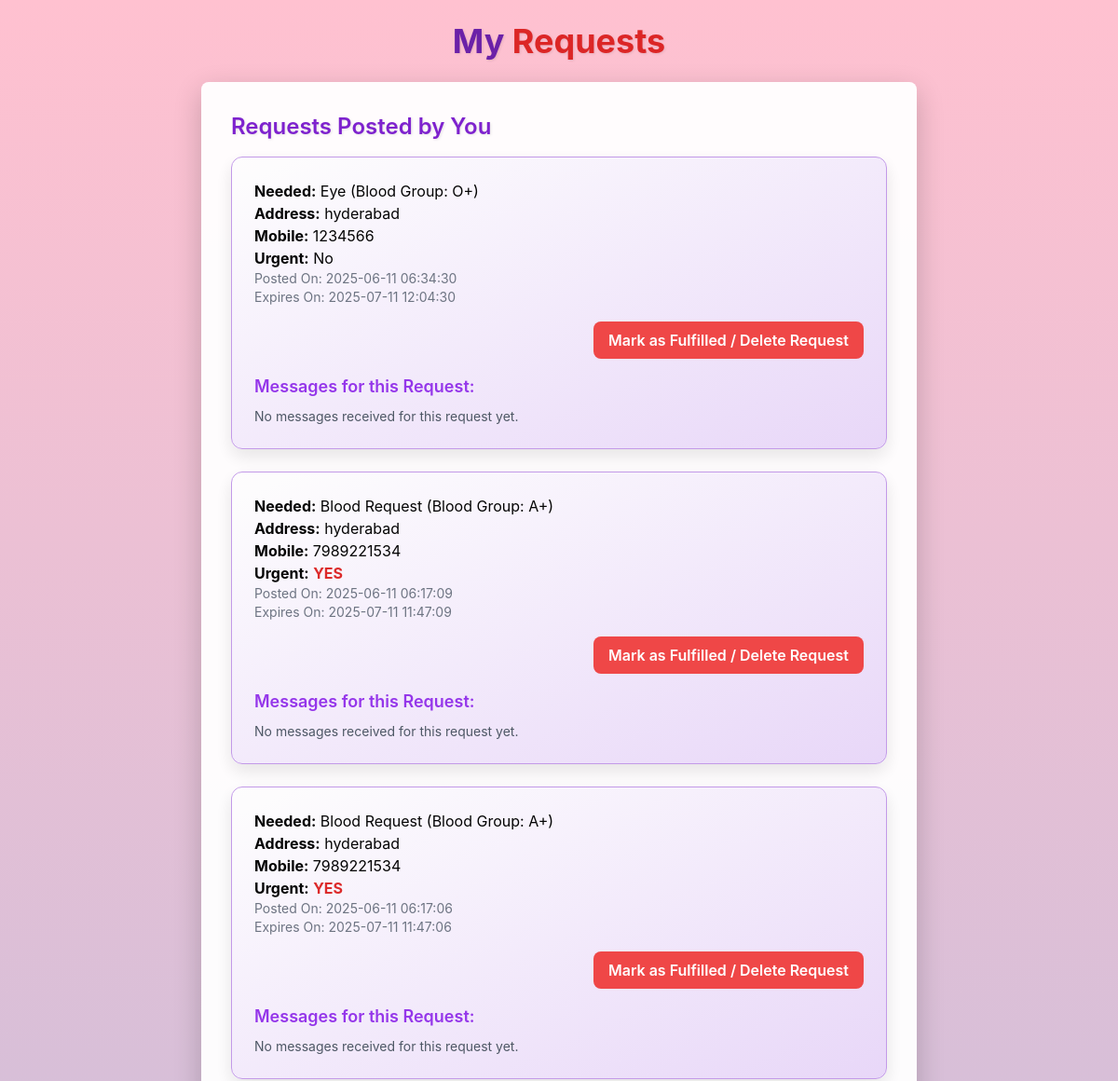
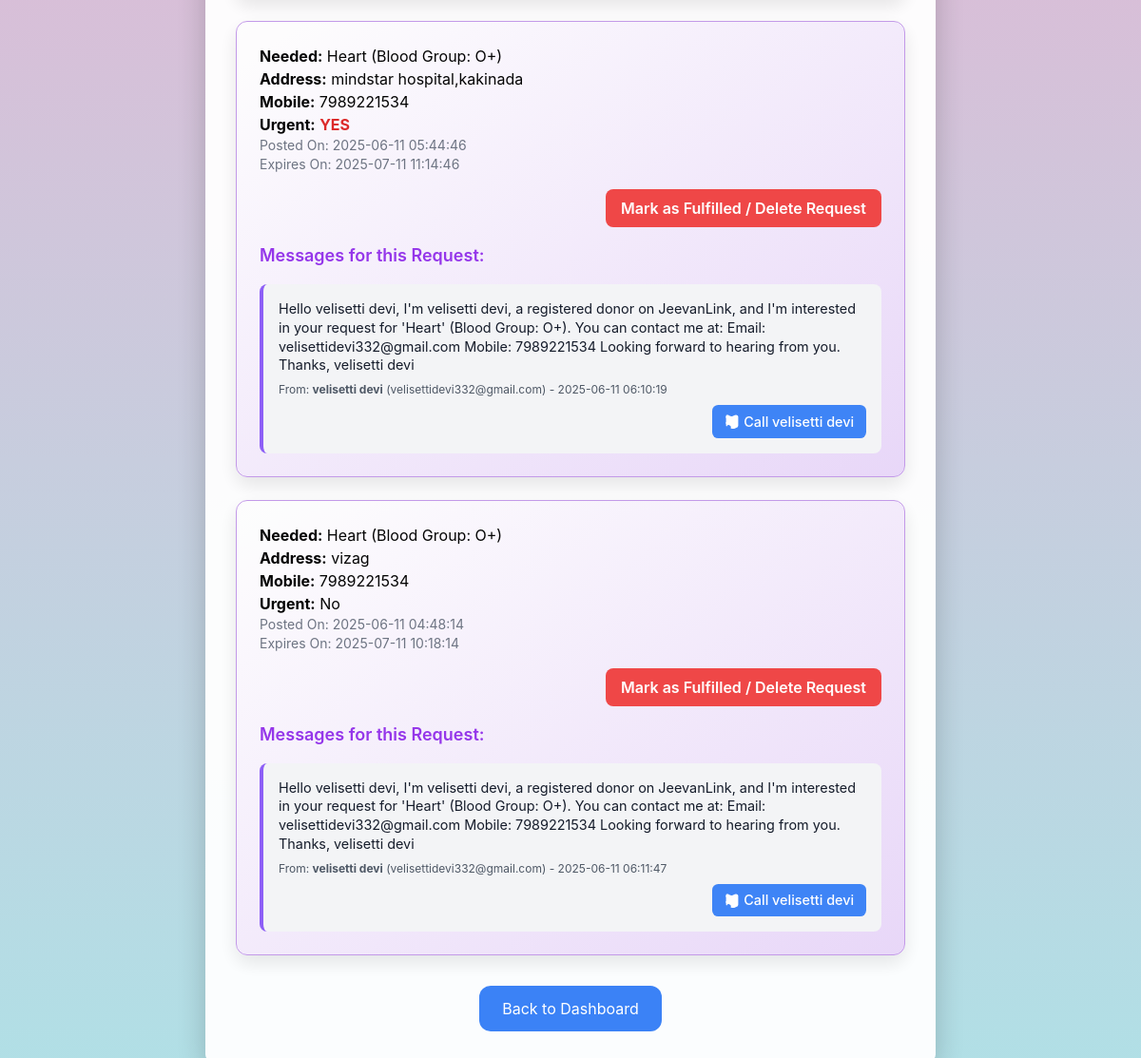
Page /my_requests (signed in) on the committed database (2 pictures, top to bottom).
### tables this page shows
CREATE TABLE requests (
        id INTEGER PRIMARY KEY AUTOINCREMENT,
        requester_user_id INTEGER NOT NULL,
        blood_group TEXT NOT NULL,
        organ TEXT NOT NULL,
        organ_other TEXT,
        requester_address TEXT NOT NULL,
        requester_phone TEXT NOT NULL,
        urgent INTEGER DEFAULT 0,
        requested_at TIMESTAMP DEFAULT CURRENT_TIMESTAMP,
        expiry_date TEXT NOT NULL DEFAULT (STRFTIME('%Y-%m-%d %H:%M:%S', DATE('now', '+30 days'))), -- NOT NULL with default
        FOREIGN KEY (requester_user_id) REFERENCES users(id)
    );

CREATE TABLE messages (
        id INTEGER PRIMARY KEY AUTOINCREMENT,
        request_id INTEGER NOT NULL,
        sender_user_id INTEGER NOT NULL,
        message_content TEXT NOT NULL,
        timestamp DATETIME DEFAULT CURRENT_TIMESTAMP,
        FOREIGN KEY (request_id) REFERENCES requests(id),
        FOREIGN KEY (sender_user_id) REFERENCES users(id)
    );

CREATE TABLE users (
        id INTEGER PRIMARY KEY AUTOINCREMENT,
        name TEXT NOT NULL,
        email TEXT NOT NULL UNIQUE,
        password TEXT NOT NULL,
        phone TEXT NOT NULL DEFAULT 'N/A' -- Phone is now NOT NULL from the start
    );

### app.py (the view)
@app.route('/my_requests')
def my_requests():
    if 'user_id' not in session:
        flash("Please login to view your requests and messages.", "error")
        return redirect(url_for('login'))
    current_user_id = session['user_id']
    user_requests = []
    conn = None
    try:
        conn = sqlite3.connect(DB_NAME)
        c = conn.cursor()
        c.execute("""
            SELECT
                r.id,
                r.blood_group,
                r.organ,
                r.organ_other,
                r.requester_address,
                r.requester_phone,
                r.urgent,
                r.requested_at,
                r.expiry_date
            FROM requests r
            WHERE r.requester_user_id = ?
            ORDER BY r.requested_at DESC
        """, (current_user_id,))
        requests_data = c.fetchall()
        for req in requests_data:
            request_id = req[0]
            is_expired = False
            if req[8]:
                expiry_dt = datetime.strptime(req[8], '%Y-%m-%d %H:%M:%S')
                if datetime.now() > expiry_dt:
                    is_expired = True
            c.execute("""
                SELECT
                    m.message_content,
                    m.timestamp,
                    s.name,
                    s.email,
                    s.phone
                FROM messages m
                JOIN users s ON m.sender_user_id = s.id
                WHERE m.request_id = ?
                ORDER BY m.timestamp DESC
            """, (request_id,))
            messages = c.fetchall()
            user_requests.append({
                'id': req[0],
                'blood_group': req[1],
                'organ': req[2],
                'organ_other': req[3],
                'requester_address': req[4],
                'requester_phone': req[5],
                'urgent': req[6],
                'requested_at': req[7],
                'expiry_date': req[8],
                'is_expired': is_expired,
                'messages': messages
            })
    except Exception as e:
        flash(f"Error loading your requests: {str(e)}", "error")
        print(f"Error in my_requests: {e}")
    finally:
        if conn:
            conn.close()
    return render_template('my_requests.html', user_requests=user_requests)

### templates/my_requests.html (shortened to what this page needs)
<!DOCTYPE html>
<html lang="en">
<head>
    <script src="https://cdn.tailwindcss.com"></script>
</head>
<body class="min-h-screen flex flex-col items-center pt-6 px-4">
    <h1 class="text-4xl font-bold text-purple-800 mb-6 text-header-shadow">My <span class="text-red-600">Requests</span></h1>
    <div class="bg-white bg-opacity-95 rounded-lg p-8 container-shadow max-w-3xl w-full mb-8">
        <h2 class="text-2xl font-semibold text-purple-700 mb-4 text-header-shadow">Requests Posted by You</h2>
        {% if user_requests %}
            <div class="space-y-6">
                {% for req in user_requests %}
                    <div class="request-card {% if req.is_expired %}border-red-400{% endif %}">
                        <p><strong>Needed:</strong>
                            {% if req.organ == 'Other' and req.organ_other %}
                                {{ req.organ_other }} (Blood Group: {{ req.blood_group }})
                            {% else %}
                                {{ req.organ }} (Blood Group: {{ req.blood_group }})
                            {% endif %}
                        </p>
                        <p><strong>Address:</strong> {{ req.requester_address }}</p>
                        <p><strong>Mobile:</strong> {{ req.requester_phone }}</p>
                        <p><strong>Urgent:</strong> {% if req.urgent == 1 %}<span class="text-red-600 font-bold">YES</span>{% else %}No{% endif %}</p>
                        <p class="text-sm text-gray-500">Posted On: {{ req.requested_at }}</p>
                        <p class="text-sm text-gray-500">Expires On: {{ req.expiry_date if req.expiry_date else 'N/A' }}</p>
                        <div class="mt-4 flex justify-end">
                            <form action="{{ url_for('delete_request') }}" method="POST" onsubmit="return confirm('Are you sure you want to mark this request as fulfilled and delete it? This action cannot be undone.');">
                                <button type="submit" class="delete-button">Mark as Fulfilled / Delete Request</button>
                            </form>
                        </div>
                        <h4 class="text-lg font-semibold text-purple-600 mt-4 mb-2">Messages for this Request:</h4>
                        {% if req.messages %}
                            <div class="space-y-3">
                                {% for msg in req.messages %}
                                    <div class="message-box">
                                        <div class="message-info">
                                            <p class="text-gray-900 leading-snug">{{ msg[0] }}</p>
                                            <p class="text-xs text-gray-600 mt-2">
                                                From: <strong>{{ msg[2] }}</strong> ({{ msg[3] }}) - {{ msg[1] }}
                                            </p>
                                        </div>
                                        {% if msg[4] %}
                                            <div class="message-actions">
                                                <a href="tel:{{ msg[4] }}" class="call-button">
                                                    Call {{ msg[2] }}
                                                </a>
                                            </div>
                                        {% endif %}
                                    </div>
                                {% endfor %}
                            </div>
                        {% else %}
                            <p class="text-gray-600 text-sm">No messages received for this request yet.</p>
                        {% endif %}
                    </div>
                {% endfor %}
            </div>
        {% else %}
            <p class="text-gray-600">You haven't posted any requests yet.</p>
            <a href="{{ url_for('post_request') }}" class="inline-block mt-4 bg-purple-600 hover:bg-purple-700 text-white px-4 py-2 rounded transition">
                Post Your First Request
            </a>
        {% endif %}
        <div class="mt-8 text-center">
            <a href="{{ url_for('donor_dashboard') }}" class="inline-block bg-blue-500 hover:bg-blue-600 text-white px-6 py-3 rounded-xl transition">
                Back to Dashboard
            </a>
        </div>
    </div>
</body>
</html>

### templates/my_requests.html (style rules this page uses)
body { font-family: 'Inter', sans-serif; background: linear-gradient(to bottom, #FFC1D0 0%, #D8BFD8 50%, #B0E0E6 100%); }
.container-shadow { box-shadow: 0 10px 30px rgba(0, 0, 0, 0.2); transition: all 0.3s ease; }
.request-card { background: linear-gradient(to bottom right, #fefefe, #e8d7f8); opacity: 0.98; padding: 1.5rem; border-radius: 0.75rem; box-shadow: 0 8px 20px rgba(0, 0, 0, 0.1); border: 1px solid #c299e8; transition: transform 0.2s ease-in-out, box-shadow 0.2s ease-in-out, border-color 0.2s ease; position: relative; }
.message-box { background-color: #f3f4f6; padding: 1rem; border-radius: 0.5rem; border-left: 4px solid #8B5CF6; margin-top: 1rem; font-size: 0.9rem; color: #374151; display: flex; flex-direction: column; align-items: flex-start; }
.message-info { width: 100%; }
.message-actions { margin-top: 0.5rem; align-self: flex-end; }
.text-header-shadow { text-shadow: 1px 1px 3px rgba(0, 0, 0, 0.1); }
.delete-button { background-color: #ef4444; color: white; padding: 0.5rem 1rem; border-radius: 0.5rem; font-weight: 600; transition: background-color 0.2s ease; }
.call-button { background-color: #3b82f6; color: white; padding: 0.4rem 0.8rem; border-radius: 0.4rem; font-weight: 500; transition: background-color 0.2s ease; display: inline-flex; align-items: center; gap: 0.25rem; }

### rows in the picture
requests: organ "Eye", blood_group "O+", requester_address "hyderabad", requester_phone "1234566", urgent "No", requested_at "2025-06-11 06:34:30", expiry_date "2025-07-11 12:04:30", shows "No messages received for this request yet."
requests: organ "Blood Request", blood_group "A+", requester_address "hyderabad", requester_phone "7989221534", urgent "YES", requested_at "2025-06-11 06:17:09", expiry_date "2025-07-11 11:47:09", shows "No messages received for this request yet."
requests: organ "Blood Request", blood_group "A+", requester_address "hyderabad", requester_phone "7989221534", urgent "YES", requested_at "2025-06-11 06:17:06", expiry_date "2025-07-11 11:47:06", shows "No messages received for this request yet."
requests: organ "Heart", blood_group "O+", requester_address "mindstar hospital,kakinada", requester_phone "7989221534", urgent "YES", requested_at "2025-06-11 05:44:46", expiry_date "2025-07-11 11:14:46"
messages: message_content "Hello velisetti devi, I'm velisetti devi, a registered donor on JeevanLink, and I'm interested in your request for 'Heart' (Blood Group: O+). You can contact me at: Email: velisettidevi332@gmail.com Mobile: 7989221534 Looking forward to hearing from you. Thanks, velisetti devi", name "velisetti devi", email "velisettidevi332@gmail.com", timestamp "2025-06-11 06:10:19"
requests: organ "Heart", blood_group "O+", requester_address "vizag", requester_phone "7989221534", urgent "No", requested_at "2025-06-11 04:48:14", expiry_date "2025-07-11 10:18:14"
messages: message_content "Hello velisetti devi, I'm velisetti devi, a registered donor on JeevanLink, and I'm interested in your request for 'Heart' (Blood Group: O+). You can contact me at: Email: velisettidevi332@gmail.com Mobile: 7989221534 Looking forward to hearing from you. Thanks, velisetti devi", name "velisetti devi", email "velisettidevi332@gmail.com", timestamp "2025-06-11 06:11:47"
